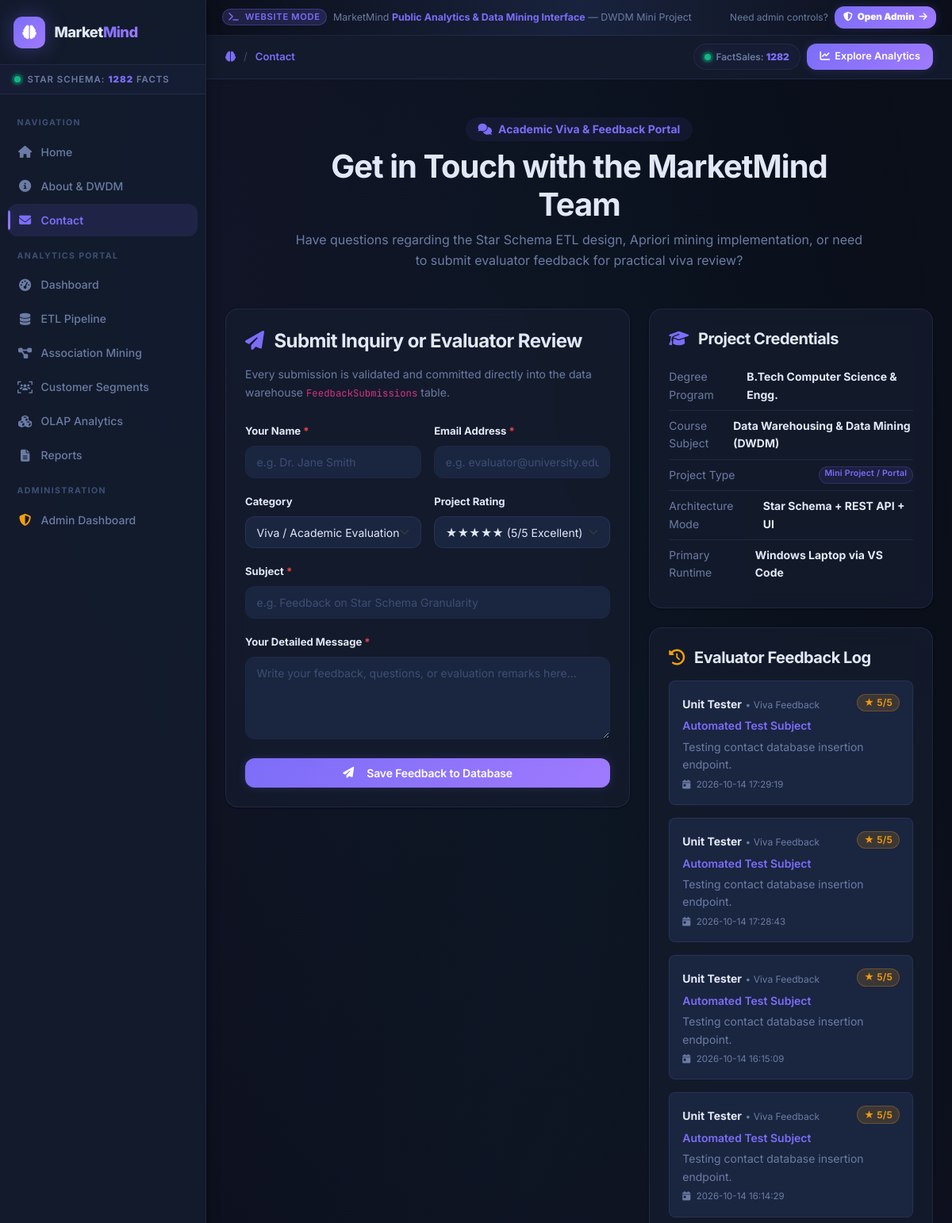
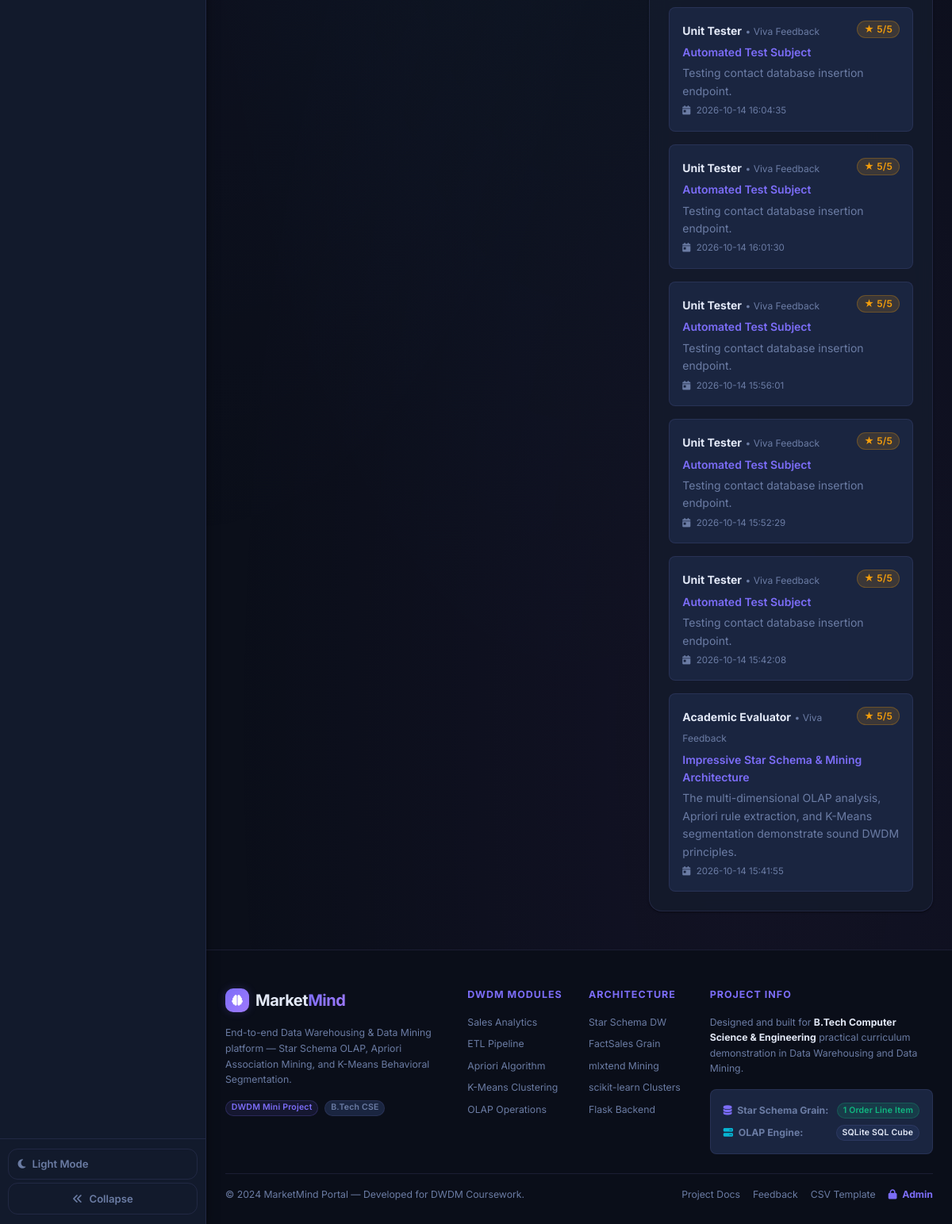
The app's page /contact with its own data (2 pictures, top to bottom).
### tables this page shows
CREATE TABLE FeedbackSubmissions (
    FeedbackID INTEGER PRIMARY KEY AUTOINCREMENT,
    Name TEXT NOT NULL,
    Email TEXT NOT NULL,
    Category TEXT NOT NULL,
    Subject TEXT NOT NULL,
    Message TEXT NOT NULL,
    Rating INTEGER DEFAULT 5,
    Status TEXT DEFAULT 'New',
    SubmittedAt TIMESTAMP DEFAULT CURRENT_TIMESTAMP
);

### routes/main_routes.py (the view)
@main_bp.route('/contact')
def contact():
    feedbacks = query_rows("SELECT * FROM FeedbackSubmissions ORDER BY SubmittedAt DESC LIMIT 10")
    return render_template('contact.html', feedbacks=feedbacks)

### templates/contact.html (shortened to what this page needs)
{% extends "base.html" %}
{% block content %}
<div class="container px-lg-4 py-5">
  <div class="mb-5 text-center" style="max-width: 720px; margin: 0 auto;">
    <div class="d-inline-flex align-items-center gap-2 px-3 py-1 bg-primary-subtle text-primary rounded-pill small fw-bold mb-2">
      <i class="fa-solid fa-comments"></i> Academic Viva & Feedback Portal
    </div>
    <h2 class="display-6 fw-bold text-dark">Get in Touch with the MarketMind Team</h2>
    <p class="text-muted">
      Have questions regarding the Star Schema ETL design, Apriori mining implementation, or need to submit evaluator feedback for practical viva review?
    </p>
  </div>
  <div class="row g-4">
    <div class="col-lg-7">
      <div class="mm-card p-4">
        <h4 class="fw-bold text-dark mb-3"><i class="fa-solid fa-paper-plane text-primary me-2"></i> Submit Inquiry or Evaluator Review</h4>
        <p class="text-muted small mb-4">Every submission is validated and committed directly into the data warehouse <code>FeedbackSubmissions</code> table.</p>
        <form id="contactForm" novalidate>
          <div class="row g-3">
            <div class="col-md-6">
              <label for="contactName" class="form-label small fw-bold text-dark">Your Name <span class="text-danger">*</span></label>
              <input type="text" class="form-control" id="contactName" placeholder="e.g. Dr. Jane Smith" required>
            </div>
            <div class="col-md-6">
              <label for="contactEmail" class="form-label small fw-bold text-dark">Email Address <span class="text-danger">*</span></label>
              <input type="email" class="form-control" id="contactEmail" placeholder="e.g. evaluator@university.edu" required>
            </div>
            <div class="col-md-6">
              <label for="contactCategory" class="form-label small fw-bold text-dark">Category</label>
              <select class="form-select" id="contactCategory">
                <option value="Viva Feedback" selected>Viva / Academic Evaluation</option>
              </select>
            </div>
            <div class="col-md-6">
              <label for="contactRating" class="form-label small fw-bold text-dark">Project Rating</label>
              <select class="form-select" id="contactRating">
                <option value="5" selected>&starf;&starf;&starf;&starf;&starf; (5/5 Excellent)</option>
              </select>
            </div>
            <div class="col-12">
              <label for="contactSubject" class="form-label small fw-bold text-dark">Subject <span class="text-danger">*</span></label>
              <input type="text" class="form-control" id="contactSubject" placeholder="e.g. Feedback on Star Schema Granularity" required>
            </div>
            <div class="col-12">
              <label for="contactMessage" class="form-label small fw-bold text-dark">Your Detailed Message <span class="text-danger">*</span></label>
              <textarea class="form-control" id="contactMessage" rows="4" placeholder="Write your feedback, questions, or evaluation remarks here..." required></textarea>
            </div>
            <div class="col-12 pt-2">
              <button type="submit" id="submitFeedbackBtn" class="btn btn-mm-primary w-100 py-2">
                <i class="fa-solid fa-paper-plane me-2"></i> Save Feedback to Database
              </button>
            </div>
          </div>
        </form>
      </div>
    </div>
    <div class="col-lg-5">
      <div class="mm-card p-4 mb-4">
        <h5 class="fw-bold text-dark mb-3"><i class="fa-solid fa-graduation-cap text-primary me-2"></i> Project Credentials</h5>
        <div class="list-group list-group-flush small">
          <div class="list-group-item d-flex justify-content-between px-0 py-2">
            <span class="text-muted">Degree Program</span>
            <span class="fw-bold text-dark">B.Tech Computer Science & Engg.</span>
          </div>
          <div class="list-group-item d-flex justify-content-between px-0 py-2">
            <span class="text-muted">Course Subject</span>
            <span class="fw-bold text-dark">Data Warehousing & Data Mining (DWDM)</span>
          </div>
          <div class="list-group-item d-flex justify-content-between px-0 py-2">
            <span class="text-muted">Project Type</span>
            <span class="badge bg-primary-subtle text-primary">Mini Project / Portal</span>
          </div>
          <div class="list-group-item d-flex justify-content-between px-0 py-2">
            <span class="text-muted">Architecture Mode</span>
            <span class="fw-bold text-dark">Star Schema + REST API + UI</span>
          </div>
          <div class="list-group-item d-flex justify-content-between px-0 py-2">
            <span class="text-muted">Primary Runtime</span>
            <span class="fw-bold text-dark">Windows Laptop via VS Code</span>
          </div>
        </div>
      </div>
      <div class="mm-card p-4">
        <h5 class="fw-bold text-dark mb-3"><i class="fa-solid fa-clock-rotate-left text-warning me-2"></i> Evaluator Feedback Log</h5>
        <div class="d-flex flex-column gap-3" id="feedbackList">
          {% for fb in feedbacks %}
          <div class="p-3 bg-light rounded-3 border">
            <div class="d-flex justify-content-between align-items-start mb-1">
              <div>
                <strong class="text-dark small">{{ fb.Name }}</strong>
                <span class="text-muted" style="font-size: 0.75rem;">&bull; {{ fb.Category }}</span>
              </div>
              <span class="badge bg-warning text-dark small">&starf; {{ fb.Rating }}/5</span>
            </div>
            <div class="fw-semibold small text-primary mb-1">{{ fb.Subject }}</div>
            <p class="text-muted small mb-1">{{ fb.Message }}</p>
            <div class="text-muted" style="font-size: 0.72rem;"><i class="fa-solid fa-calendar-day me-1"></i> {{ fb.SubmittedAt }}</div>
          </div>
          {% else %}
          <div class="text-center py-3 text-muted small">No feedback recorded yet. Be the first to submit!</div>
          {% endfor %}
        </div>
      </div>
    </div>
  </div>
</div>
{% endblock %}

### records on screen
FeedbackSubmissions: Name "Unit Tester", Category "Viva Feedback", Rating "5", Subject "Automated Test Subject", Message "Testing contact database insertion endpoint.", SubmittedAt "2026-10-14 17:29:19"
FeedbackSubmissions: Name "Unit Tester", Category "Viva Feedback", Rating "5", Subject "Automated Test Subject", Message "Testing contact database insertion endpoint.", SubmittedAt "2026-10-14 17:28:43"
FeedbackSubmissions: Name "Unit Tester", Category "Viva Feedback", Rating "5", Subject "Automated Test Subject", Message "Testing contact database insertion endpoint.", SubmittedAt "2026-10-14 16:15:09"
FeedbackSubmissions: Name "Unit Tester", Category "Viva Feedback", Rating "5", Subject "Automated Test Subject", Message "Testing contact database insertion endpoint.", SubmittedAt "2026-10-14 16:14:29"
FeedbackSubmissions: Name "Unit Tester", Category "Viva Feedback", Rating "5", Subject "Automated Test Subject", Message "Testing contact database insertion endpoint.", SubmittedAt "2026-10-14 16:04:35"
FeedbackSubmissions: Name "Unit Tester", Category "Viva Feedback", Rating "5", Subject "Automated Test Subject", Message "Testing contact database insertion endpoint.", SubmittedAt "2026-10-14 16:01:30"
FeedbackSubmissions: Name "Unit Tester", Category "Viva Feedback", Rating "5", Subject "Automated Test Subject", Message "Testing contact database insertion endpoint.", SubmittedAt "2026-10-14 15:56:01"
FeedbackSubmissions: Name "Unit Tester", Category "Viva Feedback", Rating "5", Subject "Automated Test Subject", Message "Testing contact database insertion endpoint.", SubmittedAt "2026-10-14 15:52:29"
FeedbackSubmissions: Name "Unit Tester", Category "Viva Feedback", Rating "5", Subject "Automated Test Subject", Message "Testing contact database insertion endpoint.", SubmittedAt "2026-10-14 15:42:08"
FeedbackSubmissions: Name "Academic Evaluator", Category "Viva Feedback", Rating "5", Subject "Impressive Star Schema & Mining Architecture", Message "The multi-dimensional OLAP analysis, Apriori rule extraction, and K-Means segmentation demonstrate sound DWDM principles.", SubmittedAt "2026-10-14 15:41:55"

### other values on screen
{{ global_stats.get('FactSales', 0) }} "1282"
{{ current_year }} "2024"
